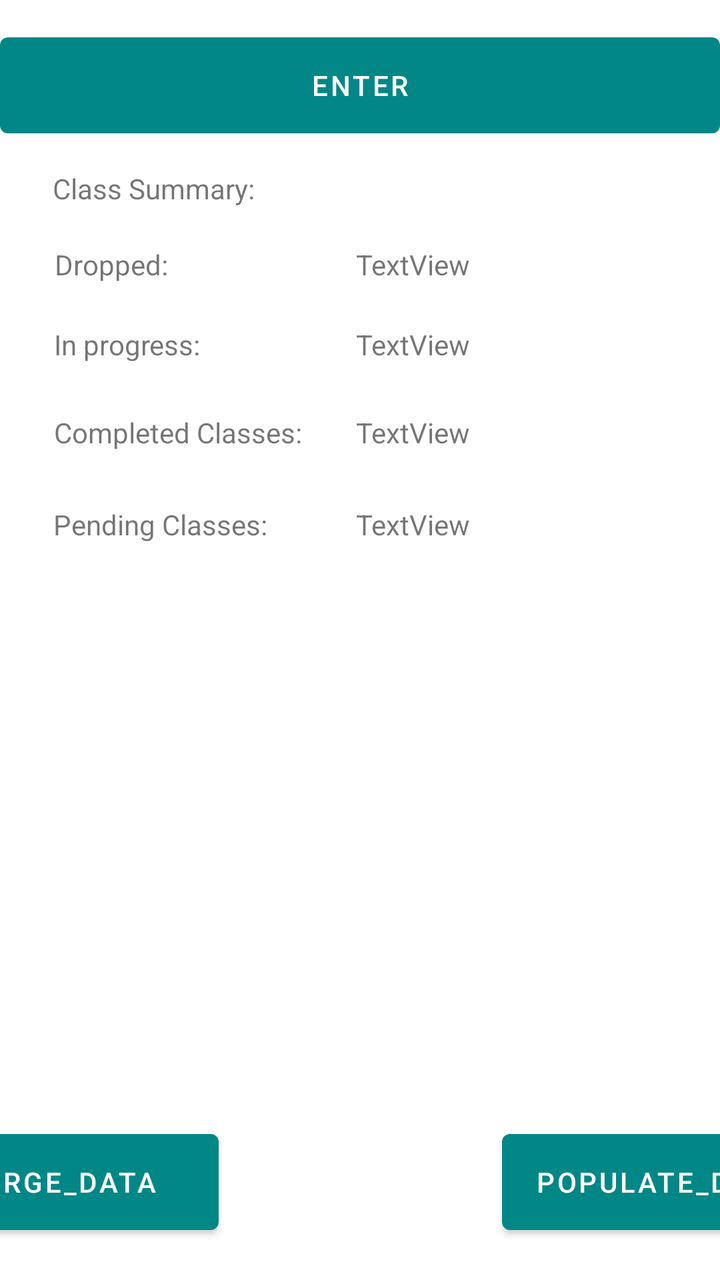
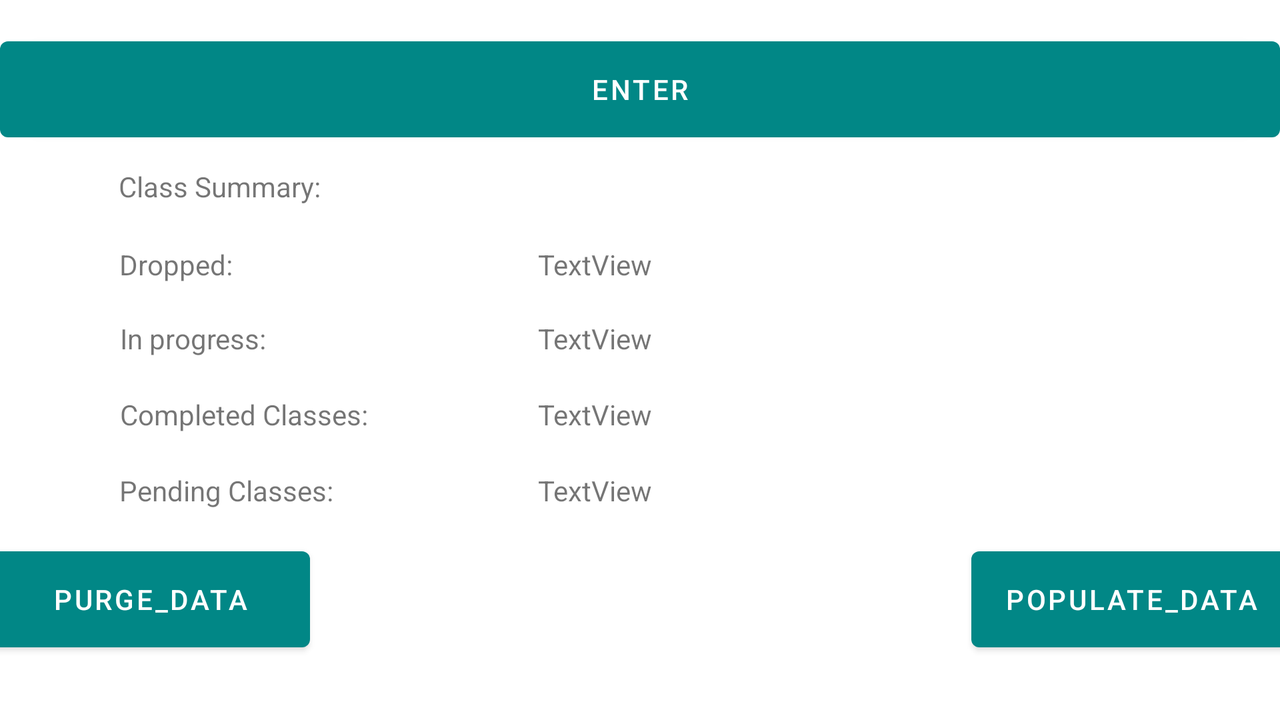

The same Android screen from two of the app's own layout files: first res/layout/ as a phone draws it, then the repository's variant for another configuration, drawn on a device whose configuration selects that folder. Both files follow.
<!-- AndroidManifest.xml: application theme Theme.FinalProject2 -->
<!-- res/layout/activity_main.xml -->
<?xml version="1.0" encoding="utf-8"?>

<androidx.constraintlayout.widget.ConstraintLayout xmlns:android="http://schemas.android.com/apk/res/android"
    xmlns:app="http://schemas.android.com/apk/res-auto"
    xmlns:tools="http://schemas.android.com/tools"
    android:layout_width="match_parent"
    android:layout_height="match_parent"
    tools:context=".User_Interface.MainActivity">

    <Button
        android:id="@+id/To_TermPageButton"
        android:layout_width="match_parent"
        android:layout_height="60dp"
        android:layout_marginBottom="555dp"
        android:onClick="TermsPageCall"
        android:text="enter"
        app:layout_constraintBottom_toBottomOf="parent"
        app:layout_constraintEnd_toEndOf="parent"
        app:layout_constraintStart_toStartOf="parent"
        app:layout_constraintTop_toTopOf="parent" />

    <Button
        android:id="@+id/DatabasePurgeButton"
        android:layout_width="160dp"
        android:layout_height="60dp"
        android:layout_marginTop="542dp"
        android:layout_marginEnd="251dp"
        android:layout_marginRight="251dp"
        android:onClick="Nuke"
        android:text="purge_data"
        app:layout_constraintBottom_toBottomOf="parent"
        app:layout_constraintEnd_toEndOf="parent"
        app:layout_constraintLeft_toLeftOf="parent"
        app:layout_constraintTop_toTopOf="parent" />

    <Button
        android:id="@+id/PopulateDatabaseButton"
        android:layout_width="160dp"
        android:layout_height="60dp"
        android:layout_marginStart="251dp"
        android:layout_marginLeft="251dp"
        android:layout_marginTop="542dp"
        android:onClick="PopulateDB"
        android:text="populate_data"
        app:layout_constraintBottom_toBottomOf="parent"
        app:layout_constraintRight_toRightOf="parent"
        app:layout_constraintStart_toStartOf="parent"
        app:layout_constraintTop_toTopOf="parent" />

    <TextView
        android:id="@+id/textView2"
        android:layout_width="wrap_content"
        android:layout_height="wrap_content"
        android:layout_marginStart="52dp"
        android:layout_marginTop="234dp"
        android:layout_marginEnd="252dp"
        android:layout_marginBottom="350dp"
        android:text="Pending Classes:"
        app:layout_constraintBottom_toBottomOf="parent"
        app:layout_constraintEnd_toEndOf="parent"
        app:layout_constraintStart_toStartOf="parent"
        app:layout_constraintTop_toTopOf="parent" />

    <TextView
        android:id="@+id/textView5"
        android:layout_width="wrap_content"
        android:layout_height="wrap_content"
        android:layout_marginStart="52dp"
        android:layout_marginTop="188dp"
        android:layout_marginEnd="234dp"
        android:layout_marginBottom="396dp"
        android:text="Completed Classes:"
        app:layout_constraintBottom_toBottomOf="parent"
        app:layout_constraintEnd_toEndOf="parent"
        app:layout_constraintStart_toStartOf="parent"
        app:layout_constraintTop_toTopOf="parent" />

    <TextView
        android:id="@+id/textView12"
        android:layout_width="wrap_content"
        android:layout_height="wrap_content"
        android:layout_marginStart="52dp"
        android:layout_marginTop="144dp"
        android:layout_marginEnd="285dp"
        android:layout_marginBottom="440dp"
        android:text="In progress:"
        app:layout_constraintBottom_toBottomOf="parent"
        app:layout_constraintEnd_toEndOf="parent"
        app:layout_constraintStart_toStartOf="parent"
        app:layout_constraintTop_toTopOf="parent" />

    <TextView
        android:id="@+id/textView13"
        android:layout_width="wrap_content"
        android:layout_height="wrap_content"
        android:layout_marginStart="52dp"
        android:layout_marginTop="104dp"
        android:layout_marginEnd="301dp"
        android:layout_marginBottom="480dp"
        android:text="Dropped:"
        app:layout_constraintBottom_toBottomOf="parent"
        app:layout_constraintEnd_toEndOf="parent"
        app:layout_constraintStart_toStartOf="parent"
        app:layout_constraintTop_toTopOf="parent" />

    <TextView
        android:id="@+id/droppedclass"
        android:layout_width="wrap_content"
        android:layout_height="wrap_content"
        android:layout_marginStart="203dp"
        android:layout_marginTop="104dp"
        android:layout_marginEnd="150dp"
        android:layout_marginBottom="480dp"
        android:text="TextView"
        app:layout_constraintBottom_toBottomOf="parent"
        app:layout_constraintEnd_toEndOf="parent"
        app:layout_constraintStart_toStartOf="parent"
        app:layout_constraintTop_toTopOf="parent" />

    <TextView
        android:id="@+id/totalclassesinprogress"
        android:layout_width="wrap_content"
        android:layout_height="wrap_content"
        android:layout_marginStart="203dp"
        android:layout_marginTop="144dp"
        android:layout_marginEnd="150dp"
        android:layout_marginBottom="440dp"
        android:text="TextView"
        app:layout_constraintBottom_toBottomOf="parent"
        app:layout_constraintEnd_toEndOf="parent"
        app:layout_constraintStart_toStartOf="parent"
        app:layout_constraintTop_toTopOf="parent" />

    <TextView
        android:id="@+id/totalclassescompleted"
        android:layout_width="wrap_content"
        android:layout_height="wrap_content"
        android:layout_marginStart="203dp"
        android:layout_marginTop="188dp"
        android:layout_marginEnd="150dp"
        android:layout_marginBottom="396dp"
        android:text="TextView"
        app:layout_constraintBottom_toBottomOf="parent"
        app:layout_constraintEnd_toEndOf="parent"
        app:layout_constraintStart_toStartOf="parent"
        app:layout_constraintTop_toTopOf="parent" />

    <TextView
        android:id="@+id/totalclassespending"
        android:layout_width="wrap_content"
        android:layout_height="wrap_content"
        android:layout_marginStart="203dp"
        android:layout_marginTop="234dp"
        android:layout_marginEnd="150dp"
        android:layout_marginBottom="350dp"
        android:text="TextView"
        app:layout_constraintBottom_toBottomOf="parent"
        app:layout_constraintEnd_toEndOf="parent"
        app:layout_constraintStart_toStartOf="parent"
        app:layout_constraintTop_toTopOf="parent" />

    <TextView
        android:id="@+id/textView18"
        android:layout_width="wrap_content"
        android:layout_height="wrap_content"
        android:layout_marginStart="52dp"
        android:layout_marginTop="66dp"
        android:layout_marginEnd="258dp"
        android:layout_marginBottom="518dp"
        android:text="Class Summary:"
        app:layout_constraintBottom_toBottomOf="parent"
        app:layout_constraintEnd_toEndOf="parent"
        app:layout_constraintStart_toStartOf="parent"
        app:layout_constraintTop_toTopOf="parent" />


</androidx.constraintlayout.widget.ConstraintLayout>
<!-- resources referenced by this layout -->
<resources>
  <style name="Theme.FinalProject2" parent="Theme.MaterialComponents.DayNight.DarkActionBar">
          
          <item name="colorPrimary">@color/teal_700</item>
          <item name="colorPrimaryVariant">@color/teal_700</item>
          <item name="colorOnPrimary">@color/white</item>
          
          <item name="colorSecondary">@color/teal_200</item>
          <item name="colorSecondaryVariant">@color/teal_700</item>
          <item name="colorOnSecondary">@color/black</item>
          
          <item name="android:statusBarColor" tools:targetApi="l">?attr/colorPrimaryVariant</item>
          
      </style>
</resources>
<!-- res/layout-land/activity_main.xml (the repository's variant of the layout above) -->
<!-- drawn on the phone turned sideways -->
<?xml version="1.0" encoding="utf-8"?>
<androidx.constraintlayout.widget.ConstraintLayout xmlns:android="http://schemas.android.com/apk/res/android"
    xmlns:app="http://schemas.android.com/apk/res-auto"
    xmlns:tools="http://schemas.android.com/tools"
    android:layout_width="match_parent"
    android:layout_height="match_parent"
    tools:context=".User_Interface.MainActivity">

    <Button
        android:id="@+id/To_TermPageButton"
        android:layout_width="match_parent"
        android:layout_height="60dp"
        android:layout_marginBottom="271dp"
        android:onClick="TermsPageCall"
        android:text="enter"
        app:layout_constraintBottom_toBottomOf="parent"
        app:layout_constraintEnd_toEndOf="parent"
        app:layout_constraintStart_toStartOf="parent"
        app:layout_constraintTop_toTopOf="parent" />

    <Button
        android:id="@+id/DatabasePurgeButton"
        android:layout_width="160dp"
        android:layout_height="60dp"
        android:layout_marginStart="16dp"
        android:layout_marginTop="255dp"
        android:layout_marginEnd="507dp"
        android:layout_marginBottom="16dp"
        android:onClick="Nuke"
        android:text="purge_data"
        app:layout_constraintBottom_toBottomOf="parent"
        app:layout_constraintEnd_toEndOf="parent"
        app:layout_constraintStart_toStartOf="parent"
        app:layout_constraintTop_toTopOf="parent" />

    <Button
        android:id="@+id/PopulateDatabaseButton"
        android:layout_width="160dp"
        android:layout_height="60dp"
        android:layout_marginStart="507dp"
        android:layout_marginTop="255dp"
        android:layout_marginEnd="16dp"
        android:layout_marginBottom="16dp"
        android:onClick="PopulateDB"
        android:text="populate_data"
        app:layout_constraintBottom_toBottomOf="parent"
        app:layout_constraintEnd_toEndOf="parent"
        app:layout_constraintStart_toStartOf="parent"
        app:layout_constraintTop_toTopOf="parent" />

    <TextView
        android:id="@+id/textView2"
        android:layout_width="wrap_content"
        android:layout_height="wrap_content"
        android:layout_marginStart="81dp"
        android:layout_marginTop="221dp"
        android:layout_marginEnd="495dp"
        android:layout_marginBottom="91dp"
        android:text="Pending Classes:"
        app:layout_constraintBottom_toBottomOf="parent"
        app:layout_constraintEnd_toEndOf="parent"
        app:layout_constraintStart_toStartOf="parent"
        app:layout_constraintTop_toTopOf="parent" />

    <TextView
        android:id="@+id/textView5"
        android:layout_width="wrap_content"
        android:layout_height="wrap_content"
        android:layout_marginStart="81dp"
        android:layout_marginTop="183dp"
        android:layout_marginEnd="477dp"
        android:layout_marginBottom="129dp"
        android:text="Completed Classes:"
        app:layout_constraintBottom_toBottomOf="parent"
        app:layout_constraintEnd_toEndOf="parent"
        app:layout_constraintStart_toStartOf="parent"
        app:layout_constraintTop_toTopOf="parent" />

    <TextView
        android:id="@+id/textView12"
        android:layout_width="wrap_content"
        android:layout_height="wrap_content"
        android:layout_marginStart="81dp"
        android:layout_marginTop="145dp"
        android:layout_marginEnd="528dp"
        android:layout_marginBottom="167dp"
        android:text="In progress:"
        app:layout_constraintBottom_toBottomOf="parent"
        app:layout_constraintEnd_toEndOf="parent"
        app:layout_constraintStart_toStartOf="parent"
        app:layout_constraintTop_toTopOf="parent" />

    <TextView
        android:id="@+id/textView13"
        android:layout_width="wrap_content"
        android:layout_height="wrap_content"
        android:layout_marginStart="81dp"
        android:layout_marginTop="108dp"
        android:layout_marginEnd="545dp"
        android:layout_marginBottom="204dp"
        android:text="Dropped:"
        app:layout_constraintBottom_toBottomOf="parent"
        app:layout_constraintEnd_toEndOf="parent"
        app:layout_constraintStart_toStartOf="parent"
        app:layout_constraintTop_toTopOf="parent" />

    <TextView
        android:id="@+id/droppedclass"
        android:layout_width="wrap_content"
        android:layout_height="wrap_content"
        android:layout_marginStart="290dp"
        android:layout_marginTop="108dp"
        android:layout_marginEnd="335dp"
        android:layout_marginBottom="204dp"
        android:text="TextView"
        app:layout_constraintBottom_toBottomOf="parent"
        app:layout_constraintEnd_toEndOf="parent"
        app:layout_constraintStart_toStartOf="parent"
        app:layout_constraintTop_toTopOf="parent" />

    <TextView
        android:id="@+id/totalclassesinprogress"
        android:layout_width="wrap_content"
        android:layout_height="wrap_content"
        android:layout_marginStart="290dp"
        android:layout_marginTop="145dp"
        android:layout_marginEnd="335dp"
        android:layout_marginBottom="167dp"
        android:text="TextView"
        app:layout_constraintBottom_toBottomOf="parent"
        app:layout_constraintEnd_toEndOf="parent"
        app:layout_constraintStart_toStartOf="parent"
        app:layout_constraintTop_toTopOf="parent" />

    <TextView
        android:id="@+id/totalclassescompleted"
        android:layout_width="wrap_content"
        android:layout_height="wrap_content"
        android:layout_marginStart="290dp"
        android:layout_marginTop="183dp"
        android:layout_marginEnd="335dp"
        android:layout_marginBottom="129dp"
        android:text="TextView"
        app:layout_constraintBottom_toBottomOf="parent"
        app:layout_constraintEnd_toEndOf="parent"
        app:layout_constraintStart_toStartOf="parent"
        app:layout_constraintTop_toTopOf="parent" />

    <TextView
        android:id="@+id/totalclassespending"
        android:layout_width="wrap_content"
        android:layout_height="wrap_content"
        android:layout_marginStart="290dp"
        android:layout_marginTop="221dp"
        android:layout_marginEnd="335dp"
        android:layout_marginBottom="91dp"
        android:text="TextView"
        app:layout_constraintBottom_toBottomOf="parent"
        app:layout_constraintEnd_toEndOf="parent"
        app:layout_constraintStart_toStartOf="parent"
        app:layout_constraintTop_toTopOf="parent" />

    <TextView
        android:id="@+id/textView14"
        android:layout_width="wrap_content"
        android:layout_height="wrap_content"
        android:layout_marginStart="81dp"
        android:layout_marginTop="69dp"
        android:layout_marginEnd="501dp"
        android:layout_marginBottom="243dp"
        android:text="Class Summary:"
        app:layout_constraintBottom_toBottomOf="parent"
        app:layout_constraintEnd_toEndOf="parent"
        app:layout_constraintStart_toStartOf="parent"
        app:layout_constraintTop_toTopOf="parent" />


</androidx.constraintlayout.widget.ConstraintLayout>
